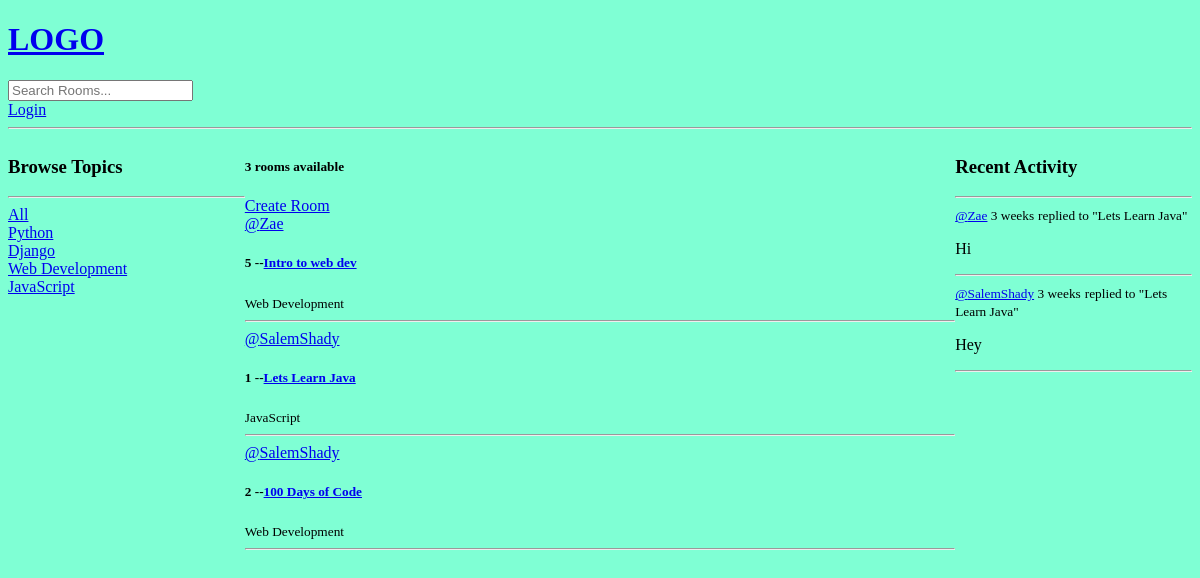
/, run on an earlier commit of the app's database.
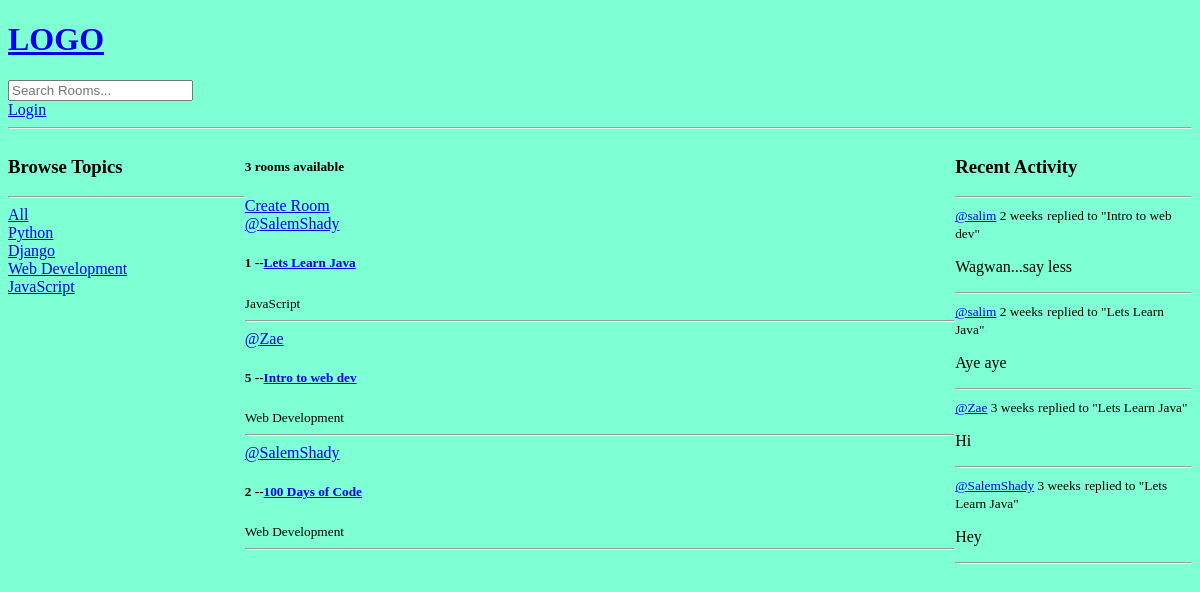
And on a later commit of the database.
### base/models.py (models this page shows, shortened)
class Topic(models.Model):
    name=models.CharField(max_length=200)

class Room(models.Model):
    host= models.ForeignKey(User, on_delete=models.SET_NULL, null=True)
    topic=  models.ForeignKey(Topic, on_delete=models.SET_NULL, null=True)
    name= models.CharField(max_length=200)
    description =models.TextField(null=True, blank=True)
    participants = models.ManyToManyField(User, related_name='participantss', blank=True)
    updated = models.DateTimeField(auto_now=True)
    created = models.DateTimeField(auto_now_add=True)
    class Meta:
         ordering = ['-updated', '-created']
    def __str__(self):
        return self.name

class Message(models.Model):
        user= models.ForeignKey(User, on_delete=models.CASCADE)
        room = models.ForeignKey(Room, on_delete=models.CASCADE)
        body = models.TextField()
        updated = models.DateTimeField(auto_now=True)
        created = models.DateTimeField(auto_now_add=True)
        class Meta:
            ordering = ['-updated', '-created']
        def __str__(self):
            return self.body[0:50]

### base/views.py (the view)
# urls.py: path('', views.home, name="home"),
def home(request):
    q=request.GET.get('q') if request.GET.get('q') !=None else ''
    rooms = Room.objects.filter(
        Q(topic__name__icontains=q) |
        Q(name__icontains=q) |
        Q(description__icontains=q)
    )
    topics= Topic.objects.all()
    room_count = rooms.count()
    room_messages = Message.objects.filter(Q(room__topic__name__icontains=q))
    context = {'rooms': rooms, 'topics': topics, 'room_count': room_count, 'room_messages': room_messages}
    return render(request, 'base/home.html', context )

### base/templates/base/home.html (shortened to what this page needs)
{% extends 'main.html' %}
{% block content %}
<div class=" home-container">
    <div>
        {% include 'base/topics_component.html' %}
    </div>
    <div>
        <h5>{{room_count}} rooms available</h5>
        <a href="{% url 'create-room' %}">Create Room</a>
        <div>
            {% include 'base/feed_component.html' %}
        </div>
    </div>
    <div>
        {% include 'base/activity_component.html' %}
    </div>
</div>
{% endblock content  %}

### base/templates/base/topics_component.html
<h3>Browse Topics</h3>
<hr>
<div>
    <a href="{% url 'home' %}">All</a>
</div>
{% for topic in topics %}
    <div>
        <a href="{% url 'home' %}?q={{topic.name}}">{{topic.name}}</a>
    </div>
{% endfor %}

### base/templates/base/feed_component.html (shortened to what this page needs)
{% for room in rooms%}
                <div>
                    <a href="{% url 'user-profile' room.host.id %}">@{{room.host.username}}</a>
                    <h5>{{room.id}} --<a href="{% url 'room' room.id %}">{{room.name}}</a></h5>
                    <small>{{room.topic.name}}</small>
                    <hr>
                </div>
            {% endfor%}

### base/templates/base/activity_component.html (shortened to what this page needs)
<h3>Recent Activity</h3>
<hr>
{% for message in room_messages %}
    <div>
        <small><a href="{% url 'user-profile' message.user.id %}">@{{message.user}}</a> {{message.created|timesince}}</small>
        <small>replied to "{{message.room}}"</small>
        <p>{{message}}</p>
        <hr>
    </div>
{% endfor %}

What changed in the data, as far as the page shows it:
changed Room "Lets Learn Java": moves up the list
added Message: user "salim", created "2 weeks", room "Intro to web dev", body "Wagwan...say less"
added Message: user "salim", created "2 weeks", room "Lets Learn Java", body "Aye aye"
